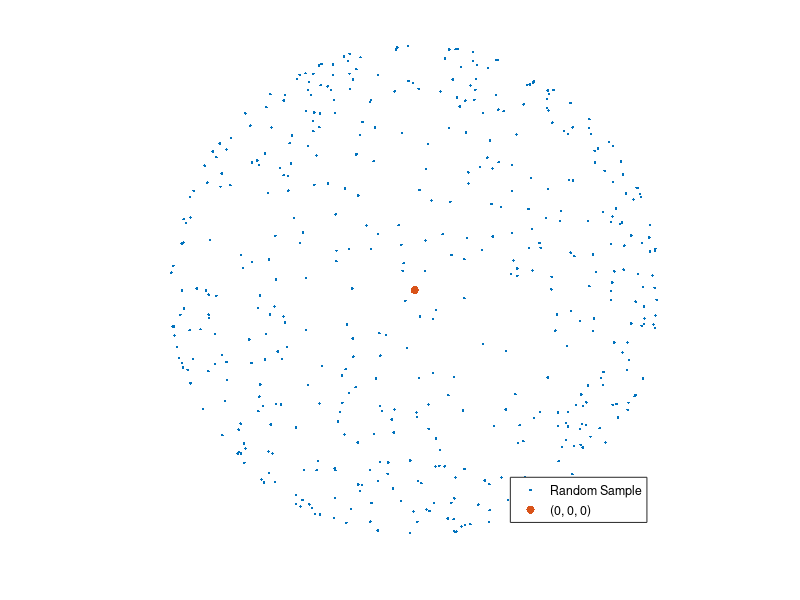

Recreate this plot in MATLAB. (Note: this script raises an error after producing the figure.)
%% Generation of Sample of Isotropic Directions in d-dimensional space
%%

close all
clear variables
clc


%% Parameters

sample_size = 5e2;
% dimension
sapce_dimension = 3;
% flag to run animation, try to run this script with true
run_animation = true;


%% Generation
% The aim is to generate isotroic directions in general $d$-dimensional space.
% Used property is that random vector
% $Y = \frac{X}{||X||_2}$
% is uniform on $d$-dimensional unit sphere if
% $X = (X_1, \ldots, X_d)$ where $X_i\sim\mathcal{N}(0, 1)$.
%
% Note that random vector $Y$ has unit norm.

% generate array of n times d elements from N(0, 1);
X = randn(sample_size, sapce_dimension);
% compute norm of every row
X_norm = sqrt(sum(X.^2, 2));
% compute Y
Y = X ./ X_norm;


%% Vizualization

% draw only if dimension can be worked with
projection_note = "";
switch sapce_dimension
    case 1
        % if only 1d, do not continue
        return
    case 2
        % if only 2d, add third coordinate with only zero values
        Y = [Y, zeros(sample_size, 1)];
    case 3
        % 3d case can be drawn without changes
    otherwise
        % if higher dimensions, only projection to 3d will be shown
        projection_note = " (projection)";
end

hf = figure( ...
    "Name", "isotropic_in_nd",...
    "Color", "white");
hold on

% draw random points
scatter3(Y(:, 1), Y(:, 2), Y(:, 3), ". black",...
    "DisplayName", "Random Sample")
% draw point (0, 0, 0) for orientation
scatter3(0, 0, 0, "filled", "red",...
    "DisplayName", "(0, 0, 0)")

% remove axis to look better in 3d
axis vis3d off

% add legend with title
hl = legend("Location", "southeast");
title(hl, "Isotropic Directions in " + sapce_dimension + "d" + projection_note)

% run animation while figure window is open
angl = 1;
while isgraphics(hf) && run_animation
    view(angl, 90 - abs(angl - 180))
    angl = mod(angl + 1, 360);
    drawnow
end
